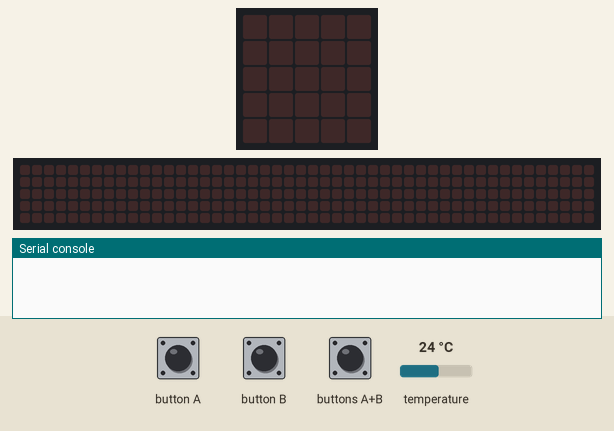
Simulated run of this program. Board: BBC micro:bit (MakeCode). Shown: the board's 5×5 LED display, a strip that is not on the board, showing the scrolling text unrolled, the last lines printed to the serial console. The inputs (shaded band) are chosen by the test bench; at power-on: temperature 24 °C. The 48×5 strip is a reading aid, not a part: it shows the text the display is scrolling, unrolled, one strip-width of it at a time.

Above: at 1.2 s.
1.3 s: button A pressed for 0.15 s
At 4.01 s:
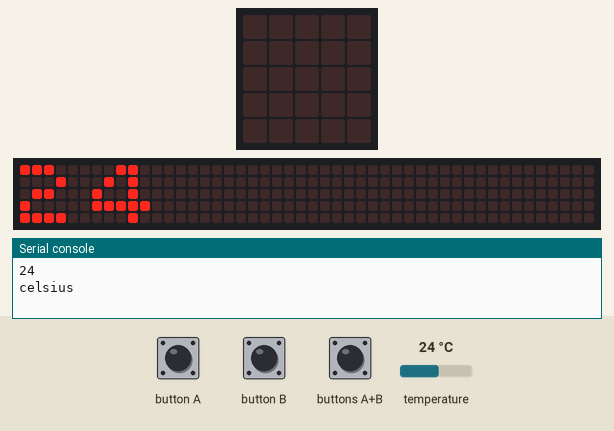
4.3 s: buttons A+B pressed for 0.15 s
7.3 s: temperature set to 28 °C
10.3 s: button B pressed for 0.15 s
At 13.1 s:
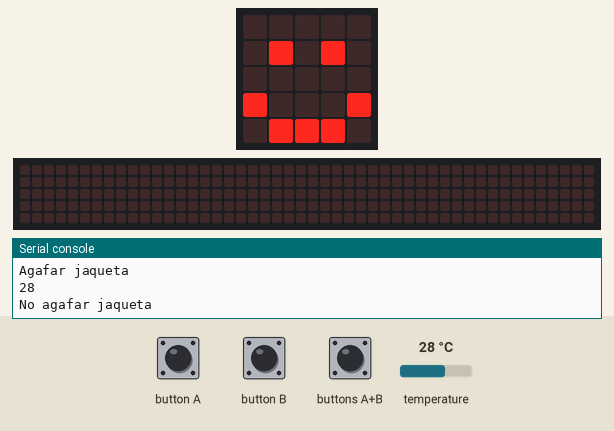
13.4 s: button A pressed for 0.15 s
At 23.22 s:
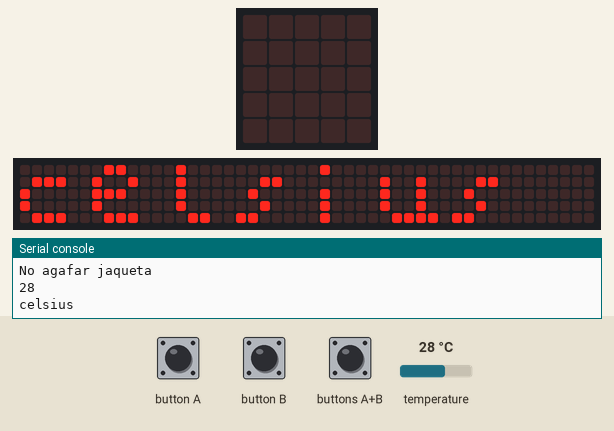

Measured:
- after the input at 1.3 s, the display: changes after 0.15 s (image 1)
- after the input at 10.3 s, the display: first differs from a run without the input after 2.1 s (image 2)
- after the input at 13.4 s, the display: first changes after 0.15 s (image 3 shows a later state)
- what the display in image 3 shows lasts 0.5 s, from 23.0 s to 23.5 s

The program:

main.ts
```typescript
input.onButtonPressed(Button.A, function () {
    serial.writeLine("" + (input.temperature()))
    serial.writeLine("celsius")
    basic.showString("" + (input.temperature()))
    basic.showString("celsius")
})
input.onButtonPressed(Button.AB, function () {
    if (input.temperature() < 25) {
        serial.writeLine("Agafar jaqueta")
        basic.showIcon(IconNames.Umbrella)
    }
    if (input.temperature() > 25) {
        serial.writeLine("No agafar jaqueta")
        basic.showLeds(`
            # . # . #
            . # # # .
            # # # # #
            . # # # .
            # . # . #
            `)
    }
})
input.onButtonPressed(Button.B, function () {
    if (input.temperature() > 25) {
        serial.writeLine("" + (input.temperature()))
        basic.showIcon(IconNames.Happy)
    } else if (input.temperature() < 25) {
        serial.writeLine("" + (input.temperature()))
        basic.showIcon(IconNames.Sad)
    }
})
basic.forever(function () {

})
```

test.ts
```typescript
// aquí va el archivo "tests"; esto no se compilará cuando este paquete se utilice como una extensión.
```
